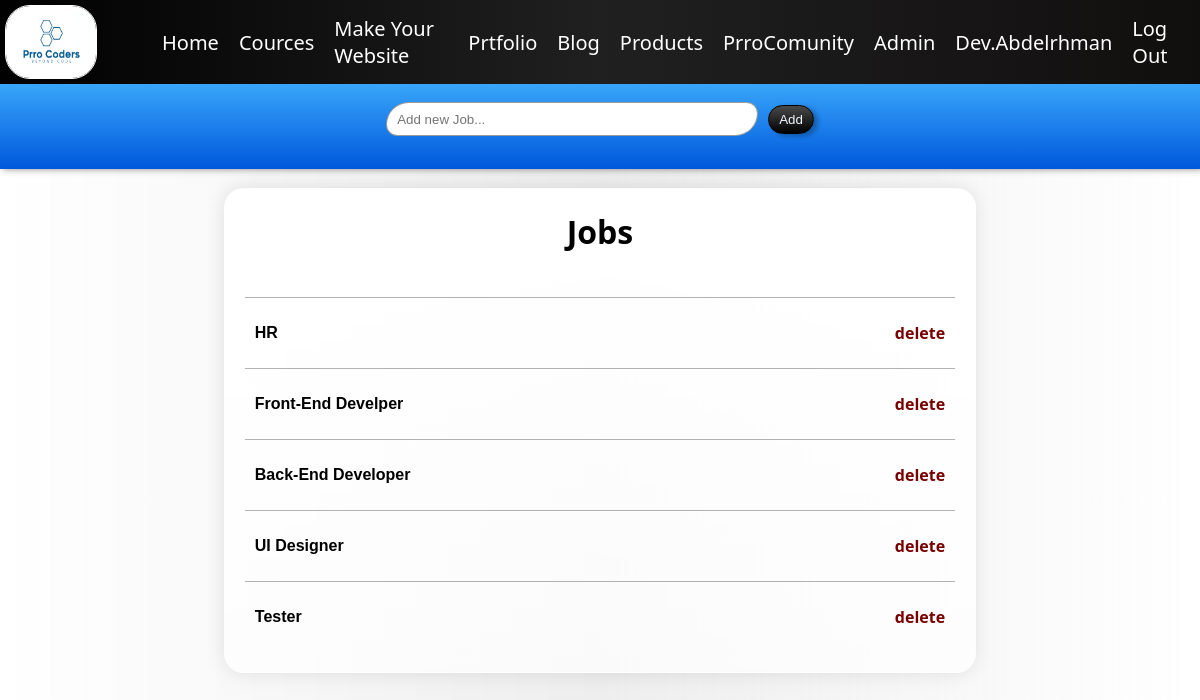
/adminPanal/addJob/ (signed in), run on the app's committed database.
### adminPanal/models.py (models this page shows)
class Jobs(models.Model):
    name = models.CharField(max_length=255)

### adminPanal/views.py (the view)
# urls.py: path('addJob/', views.addJob, name='addJob'),
def addJob(request):
    if request.method == "POST":
        job_name = request.POST.get('job_name')
        if job_name:
            Jobs.objects.create(name=job_name)
            messages.success(request, f"Job '{job_name}' added successfully!")
        return redirect('addJob')
    jobs = Jobs.objects.all()
    return render(request, 'adminPanal/add_job.html', {'jobs': jobs})

### templates/adminPanal/add_job.html (shortened to what this page needs)
{% extends 'layout.html' %}
{% block body %}
{% load static %}
{% if user.is_superuser %}
<div class="add">
    <form class="form" method="post" action="{% url 'addJob' %}">
        <input type="text" name="job_name" class="job" placeholder="Add new Job...">
        <input type="submit" value="Add" class="btn">
    </form>
</div>
<div class="a">
    <div class="content">
        <h1 class="title">Jobs</h1>
        <br>
        <div class="jobs">
            {% for job in jobs %}
                <div class="job-d">
                    <p class="job_name">{{job.name}}</p>
                    <a href="{% url 'del_jobs' job.id %}" class="del">delete</a>
                </div>
            {% endfor %}
        </div>
    </div>
</div>
{% else %}
    <h1 style="color: rgb(137, 11, 11);">Error 404</h1>
    <p style="color: rgb(130, 0, 0);">You Can't Enter This Page,
        This Page only for admins.
    </p>
    <p><strong style="color: rgb(113, 4, 4); font-size: 20px; font-weight: 800;">{{request.user.username}}</strong> not Admin</p>
{% endif %}
{% endblock %}

### templates/layout.html (shortened to what this page needs)
{% load static %}
<!DOCTYPE html>
<html lang="en">
<head>
    <link rel="stylesheet" href="{% static 'style.css' %}">
</head>
<body>
    <div class="navbar1">
        <img src="{% static 'Prro Coders.jpg' %}" alt="PrroCoders" class="logo" width="100" >
        <ul class="nav1">
            <li class="nav-item1">
                <a class="nav-link1" href="{% url 'Home:index' %}">Home</a>
            </li>
            <li class="nav-item1">
                <a class="nav-link1" href="{% url 'Cource' %}">Cources</a>
            </li>
            <li class="nav-item1">
                <a class="nav-link1" href="{% url 'WebMaker' %}">Make Your Website</a>
            </li>
            <li class="nav-item1">
                <a class="nav-link1" href="https://prrohost.pythonanywhere.com">Prtfolio</a>
            </li>
            <li class="nav-item1">
                <a class="nav-link1" href="{% url 'blog:post_list' %}">Blog</a>
            </li>
            <li class="nav-item1">
                <a class="nav-link1" href="{% url 'store:store' 1 %}">Products</a>
            </li>
            <li class="nav-item1">
                <a class="nav-link1" href="">PrroComunity</a>
            </li>
            {% if user.is_authenticated and not user.is_superuser and not user.is_staff %}
            <li class="nav-item1">
                <a href="" class="nav-link1">{{ user.username }}</a>
            </li>
            <li class="nav-item1">
                <a class="nav-link1" href="{% url 'logout' %}">Log Out</a>
            </li>
            {% elif user.is_superuser %}
                <li class="nav-item1">
                    <a href="{% url 'adminPanal' %}" class="nav-link1">Admin</a>
                </li>
                <li class="nav-item1">
                    <a href="" class="nav-link1">{{ user.username }}</a>
                </li>
                <li class="nav-item1">
                    <a class="nav-link1" href="{% url 'logout' %}">Log Out</a>
                </li>
            {% endif %}
        </ul>
    </div>
    <div class="container container-content">
        {% block body %}{% endblock body %}
    </div>
</body>
</html>

### static/style.css (style rules this page uses)
body { background: linear-gradient(90deg, #ffffffaf 0%, #e8e8e8c1 50%, #ffffff 100%); font-family: 'Segoe UI', Tahoma, Geneva, Verdana, sans-serif; }
.navbar1 { font-family: 'Segoe UI', Tahoma, Geneva, Verdana, sans-serif; display: flex; flex-direction: row; justify-content: space-between; background: linear-gradient(90deg, #000000 0%, #202020 50%, #110e0e 100%); margin: 0; position: fixed; width: 100%; top: 0; left: 0; right: 0; z-index: 1000; }
.logo { width: 90px; border: 1px solid white; border-radius: 25px; margin: 5px 5px 5px 5px; }
.nav1 { display: flex; flex-direction: row; margin: 10px; list-style-type: none; align-items: center; }
.nav-item1 { margin: 5px 10px; font-size: 20px; color: white; }
.nav-link1 { text-decoration: none; color: white; transition: 0.1s; }
.container { position: relative; top: 80px; }

### templates/layout.html (style rules this page uses)
body { font-family: 'Segoe UI', Tahoma, Geneva, Verdana, sans-serif; }

### templates/adminPanal/add_job.html (style rules this page uses)
.a { display: flex; justify-content: center; align-items: center; flex-direction: column; }
.add { position: fixed; z-index: 999; top: 69px; right: 0; left: 0; width: 100%; height: 100px; background: linear-gradient(rgb(66, 179, 255),rgb(0, 88, 220)); background-color: red; display: flex; justify-content: center; align-items: center; box-shadow: 3px 0 7px rgba(0, 0, 0, 0.461); }
.form { display: flex; justify-content: center; align-items: center; gap: 10px; height: 100%; width: 100%; position: relative; }
.job { border: 1px solid rgba(0, 0, 0, 0.393); border-radius: 32px 16px; width: 360px; height: 30px; padding: 1px 0 1px 10px; transition: 0.3s; }
.btn { border: 1px solid black; border-radius: 32px; background: linear-gradient(rgb(74, 74, 74),rgb(0, 0, 0)); color: aliceblue; padding: 6px 10px; box-shadow: 4px 2px 5px rgba(0, 0, 0, 0.288); transition: 0.3s; }
.content { position: relative; top: 100px; padding: 0 20px 20px 20px; border: 1px solid rgba(0, 0, 0, 0); box-shadow: 0 0 20px rgba(0, 0, 0, 0.1); width: 60%; border-radius: 20px; background: linear-gradient(white,rgba(255, 255, 255, 0.712)); animation: fadeIn 0.5s ease-out forwards; }
.title { text-align: center; }
.job-d { padding: 10px; display: flex; justify-content: space-between; border-top: 1px solid rgba(0, 0, 0, 0.299); transition: 0.2s; }
.del { text-decoration: none; color: rgb(120, 0, 0); font-weight: 600; transition: 0.3s; align-content: center; }
.job_name { font-family:'Lucida Sans', 'Lucida Sans Regular', 'Lucida Grande', 'Lucida Sans Unicode', Geneva, Verdana, sans-serif; font-weight: 700; }

### data on the page
Jobs: name "HR"
Jobs: name "Front-End Develper"
Jobs: name "Back-End Developer"
Jobs: name "UI Designer"
Jobs: name "Tester"

### other printed values
{{ user.username }} "Dev.Abdelrhman"
